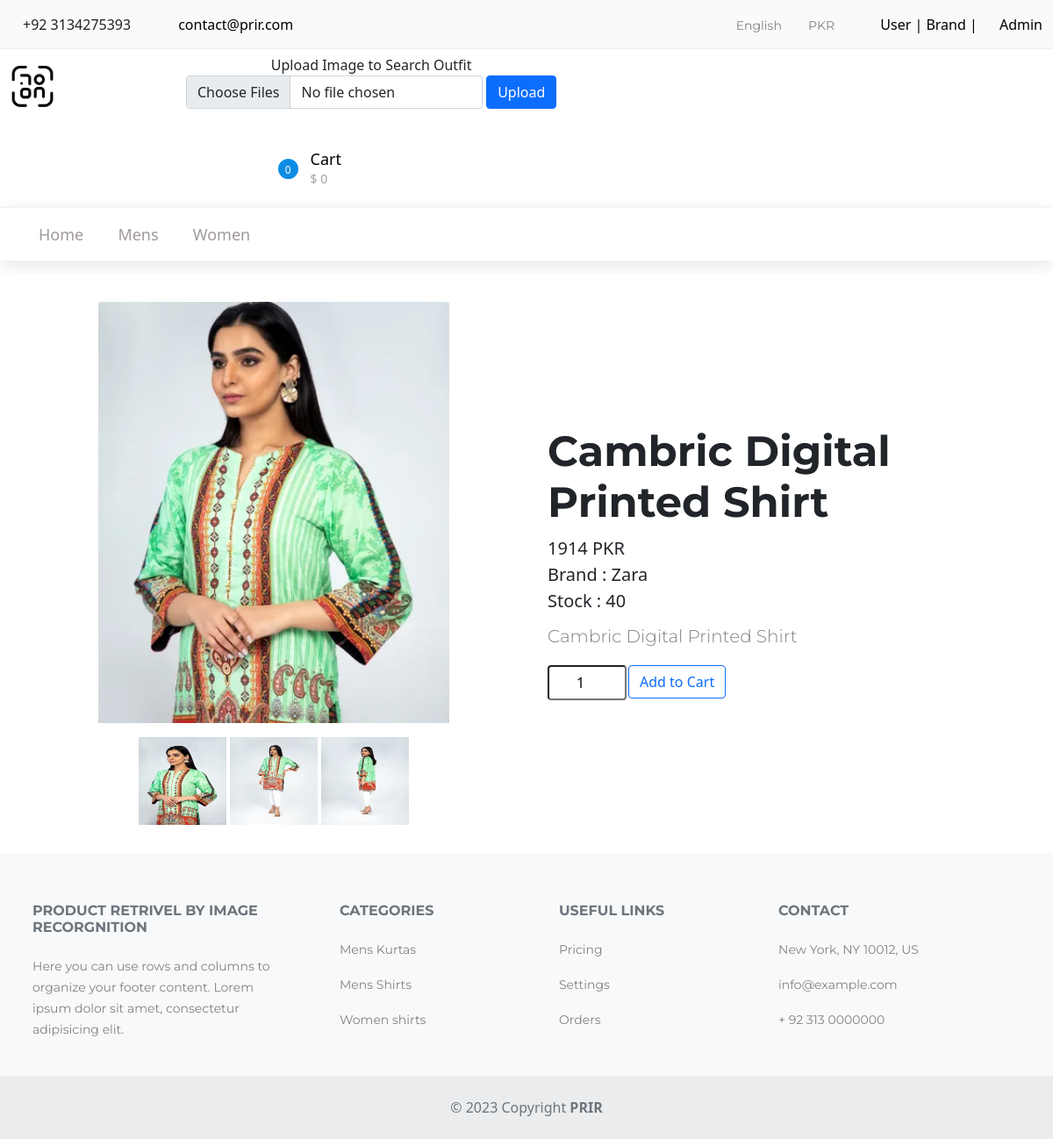
Page /get_single_product/cambric-digital-printed-shirt on the committed database.
### app/models.py (models this page shows, shortened)
class PImage(models.Model):
    Product = models.ForeignKey(Product,on_delete=models.CASCADE)
    Product_Image = models.ImageField(upload_to='Product_Images/')
    def __str__(self):
        return self.Product.Product_Name

class Product(models.Model):
    Product_Name = models.CharField(max_length=40)
    Product_Price = models.CharField(max_length=20)
    Product_Category = models.CharField(max_length=20)
    Product_Description = models.TextField(max_length=50)
    Product_Stock = models.IntegerField(default=0)
    slug = models.SlugField(unique=True, null=True, blank=True)
    Product_Brand = models.ForeignKey(Brand, on_delete=models.CASCADE)

class Brand(models.Model):
    Brand_id = models.AutoField
    Brand_Name = models.CharField(max_length=20)
    Brand_Email = models.EmailField(null=True)
    Brand_Password = models.CharField(max_length=20,null=True)
    Brand_Address = models.TextField(null=True)
    Brand_City = models.CharField(max_length=25,null=True)
    Brand_State = models.CharField(max_length=20,null=True)
    Brand_Zip = models.CharField(max_length=15,null=True)
    Brands_Logo = models.ImageField(upload_to='Brands_Logo/',null=True)
    def __str__(self):
        return self.Brand_Name

### app/views.py (the view)
# urls.py: path('get_single_product/<slug>',views.get_single_product,name='get_single_product'),
def get_single_product(request,slug):
    product = Product.objects.get(slug=slug)
    FImage = PImage.objects.filter(Product=product).first
    productsImages = PImage.objects.filter(Product=product)
    print(productsImages)
    context = {'product': product, 'FeaturedImage': FImage, 'images': productsImages}
    return render(request, 'single_product.html', context=context)

### app/templates/single_product.html (shortened to what this page needs)
{% extends 'base.html' %}
{% block main_content %}
        <section class="py-3">
            <div class="container px-4 px-lg-5 my-3">
                <div class="row gx-4 gx-lg-5 align-items-center">
                    <div class="col-md-6 text-center">
                        <img class="card-img-top mb-5 mb-md-0" id="main-image" style="height: 30rem;width: 25rem; object-fit: cover" src="/media/{{FeaturedImage.Product_Image}}" alt="..." />
                        <div class="thumbs-wrap mt-3">
                          {% for image in images %}
                          <a href="#" class="item-thumb"> <img src="/media/{{image.Product_Image}}"  width="100" height="100" onclick="setImage(this)"></a>
                          {% endfor %}
                        </div>
                    </div>
                    <div class="col-md-6">
                        <h1 class="display-5 fw-bolder">{{ product.Product_Name }}</h1>
                        <div class="fs-5 mb-2">
                            <span>{{ product.Product_Price }} PKR</span><br>
                            <span>Brand : {{ product.Product_Brand }}</span><br>
                            <span>Stock : {{ product.Product_Stock }}</span>
                        </div>
                        <p class="lead">{{ product.Product_Description }}</p>
                        <form method="post" action="/add_to_cart/">
                            <div class="field has-addons flex row">
                                <div class="control col-2">
                                    <input type="number" name="quantity" value="1" class="input rounded" min="1" id="" style="width: 90px; height: 40px; text-align: center">
                                </div>
                                <div class="control col-10">
                                    <button class="btn  btn-outline-primary">Add to Cart</button>
                                </div>
                            </div>
                        </form>
                    </div>
                </div>
            </div>
        </section>
{% endblock main_content %}

### app/static/css/style.css (style rules this page uses)
* { margin: 0; padding: 0; -webkit-font-smoothing: antialiased; -webkit-text-shadow: rgba(0,0,0,.01) 0 0 1px; text-shadow: rgba(0,0,0,.01) 0 0 1px; }
body { font-family: "Montserrat", "Helvetica Neue", Arial, sans-serif; font-size: 14px; font-weight: 400; background: #FFFFFF; color: #000000; }
p { font-family: "Montserrat", "Helvetica Neue", Arial, sans-serif; font-size: 14px; line-height: 1.7; font-weight: 400; color: #828282; -webkit-font-smoothing: antialiased; -webkit-text-shadow: rgba(0,0,0,.01) 0 0 1px; text-shadow: rgba(0,0,0,.01) 0 0 1px; }
h1 { font-size: 48px; }
h1, h2, h3, h4, h5, h6 { font-family: "Montserrat", "Helvetica Neue", Arial, sans-serif; font-weight: 500; -webkit-font-smoothing: antialiased; -webkit-text-shadow: rgba(0,0,0,.01) 0 0 1px; text-shadow: rgba(0,0,0,.01) 0 0 1px; }
section { display: block; position: relative; box-sizing: border-box; }
@media (min-width: 1200px) { .container { max-width: 1300px !important; } }

### rows in the picture
PImage: Product_Image (picture)
PImage: Product_Image (picture)
PImage: Product_Image (picture)
Product: Product_Name "Cambric Digital Printed Shirt", Product_Price "1914", Product_Brand "Zara", Product_Stock "40", Product_Description "Cambric Digital Printed Shirt"
